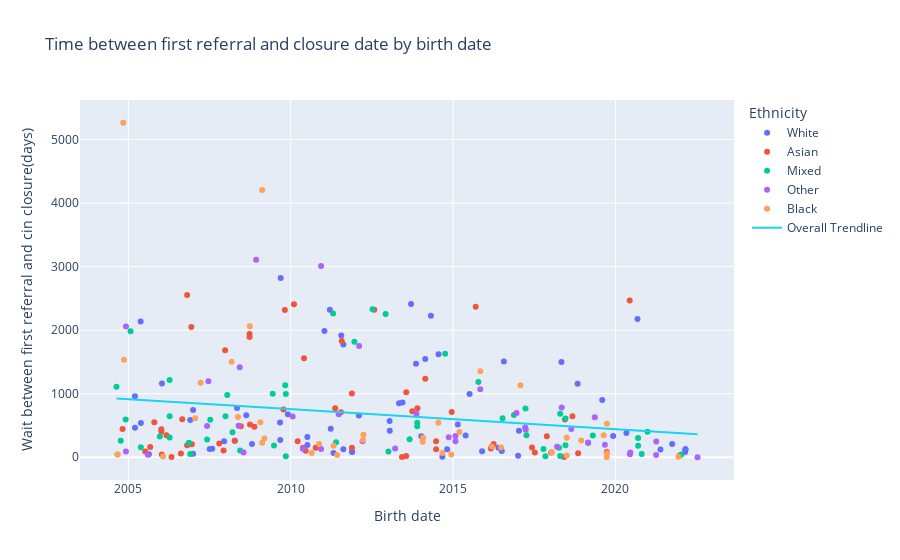
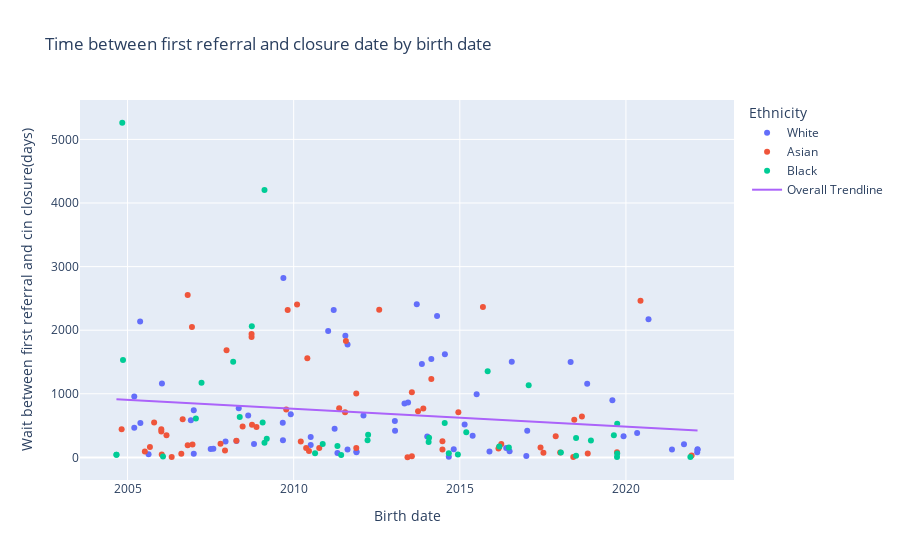

The code cell stored with these charts, in order, in its notebook:
### Code cell
# %matplotlib inline
import pandas as pd
import plotly.express as px

import plotly.graph_objects as go
from plotly.subplots import make_subplots
from ipywidgets import widgets
from ipywidgets import interact, interact_manual, Layout
from IPython.display import display
from IPython.display import display, clear_output

import seaborn as sns
import matplotlib.pyplot as plt
import numpy as np
import scipy.stats as sp
import matplotlib.dates as mdates


from jupyter_dash import JupyterDash
from dash import Dash, html, dcc


# Getting data in from CSVs to dataframes
ChildIdentifiers = pd.read_csv('/workspaces/LA-Analyst-Tinkering/FAKE-CIN-DATA/FakeChildIdentifiers.csv')
CINdetails = pd.read_csv('/workspaces/LA-Analyst-Tinkering/FAKE-CIN-DATA/FakeCINdetails.csv')
ChildCharacteristics = pd.read_csv('/workspaces/LA-Analyst-Tinkering/FAKE-CIN-DATA/FakeChildCharacteristics.csv')
ethnicities_sub = ChildCharacteristics['Ethnicity'].value_counts()

groupings = {'White' : ['WOTH', 'WIRI', 'WROM', 'WIRT', 'WBRI',],
            'Black' : ['BCRB', 'BAFR', 'BOTH', ],
            'Asian' : ['APKN', 'ABAN', 'AIND', 'CHNE', 'AOTH'],
            'Mixed' : ['MWAS', 'MWBA', 'MOTH', 'MWBC',],
            'Other' : ['REFU', 'NOBT', 'OOTH'],}

# It would be possible to do this with the pandas .map() fucntion if the dicitonary was flat, as in 1 key to 1 vlaue, not a dict of lists.
for k, v in groupings.items():
    ChildCharacteristics.loc[ChildCharacteristics['Ethnicity'].isin(groupings[k]), 'macro_groups'] = k

ethnicities_main = ChildCharacteristics['macro_groups'].value_counts()
group_types = {'Main group' : ethnicities_main, 'Subgroup' : ethnicities_sub}

ethnicity_groupings = widgets.Dropdown(
    options=['Main group', 'Subgroup'],
    value='Main group',
    description='Ethnicity main or subgroups',
)

    
def sample_graph(years, line_on, ethnicities):
    ChildIdentifiers = pd.read_csv('/workspaces/LA-Analyst-Tinkering/FAKE-CIN-DATA/FakeChildIdentifiers.csv')
    CINdetails = pd.read_csv('/workspaces/LA-Analyst-Tinkering/FAKE-CIN-DATA/FakeCINdetails.csv')

    merged_df = CINdetails.merge(ChildIdentifiers, left_on='LAchildID', right_on='LAchildID', how='left').merge(ChildCharacteristics, left_on='LAchildID', right_on='LAchildID', how='left')


    #df = merged_df[['LAchildID', 'PersonBirthDate', 'CINreferralDate', 'CINclosureDate', 'macro_groups', 'Ethnicity']]
    # df_dates['PersonBirthDate'] = pd.to_datetime(df['PersonBirthDate'], format='%Y/%m/%d')
    # df_dates['CINreferralDate'] = pd.to_datetime(df['CINreferralDate'], format='%Y/%m/%d')
    # df_dates['CINclosureDate'] = pd.to_datetime(df['CINclosureDate'], format='%Y/%m/%d')
    df_dates = merged_df.loc[:,['PersonBirthDate', 'CINreferralDate', 'CINclosureDate']].apply(
       pd.to_datetime, format='%Y/%m/%d', errors='coerce'
    )
    df_dates['macro_groups'] = merged_df['macro_groups']
    df_dates = df_dates[df_dates['macro_groups'].isin(ethnicities)]
    

    df_dates = df_dates[df_dates['CINclosureDate'].notna()]

    df_dates['CINrefToClose'] = (df_dates['CINclosureDate'] - df_dates['CINreferralDate'])
    df_dates['CINrefToClose'] = df_dates['CINrefToClose'].astype('timedelta64[h]')
    df_dates['CINrefToClose'] = df_dates['CINrefToClose'].astype(float) / 24
    
    df_dates = df_dates[(df_dates['PersonBirthDate'].dt.year >= years[0]) & (df_dates['PersonBirthDate'].dt.year <= years[1])]

    
    if line_on == 'Regression on':
        fig = px.scatter(df_dates, x='PersonBirthDate', y='CINrefToClose', trendline='ols', trendline_scope='overall',
            labels = {'PersonBirthDate' : 'Birth date',
                      'CINrefToClose': 'Wait between first referral and cin closure(days)',
                      'macro_groups': 'Ethnicity'},
            title = ('Time between first referral and closure date by birth date'),
            color = 'macro_groups')
    else:
        fig = px.scatter(df_dates, x='PersonBirthDate', y='CINrefToClose',
            labels = {'PersonBirthDate' : 'Birth date',
                      'CINrefToClose': 'Wait between first referral and cin closure(days)',
                      'macro_groups': 'Ethnicity'},
            title = ('Time between first referral and closure date by birth date'),
            color = 'macro_groups')
    fig.show()
   
    

year_select = widgets.IntRangeSlider(
    value = [2004, 2022],
    min = 2004,
    max = 2022,
    step = 1,
    description = 'Year Range:',
    disabled=False,
    continuous_update=False,
    orientation='horizontal',
    readout = True,
    readout_format = 'd',
    layout={'width': '500px'}
    )

line_select = widgets.RadioButtons(
    options=['Regression on', 'Regression off',],
#     value='pineapple',
    description='Regression line',
    disabled=False
)

ethnic_select = widgets.SelectMultiple(
    options=['White', 'Black', 'Asian', 'Mixed', 'Other'],
    value=['White', 'Black', 'Asian', 'Mixed', 'Other'],
    #rows=10,
    description='Ethnicties to view',
    disabled=False
)

interact(sample_graph, years=year_select, line_on=line_select, ethnicities = ethnic_select)

### Figure 1 — Plotly figure (JSON) as saved in the notebook; plotly's stock layout.template omitted (floating-point values rounded to 4 significant figures; data arrays with more than 128 entries replaced by an {"elided": "..."} marker saying what was removed)
{"data": [{"hovertemplate": "Ethnicity=White<br>Birth date=%{x}<br>Wait between first referral and cin closure(days)=%{y}<extra></extra>", "legendgroup": "White", "marker": {"color": "#636efa", "symbol": "circle"}, "mode": "markers", "name": "White", "orientation": "v", "showlegend": true, "type": "scatter", "x": ["2019-12-06T00:00:00", "2011-04-27T00:00:00", "2013-01-19T00:00:00", "2011-11-22T00:00:00", "2011-11-22T00:00:00", "2007-07-04T00:00:00", "2013-05-03T00:00:00", "2014-02-22T00:00:00", "2009-09-05T00:00:00", "2009-09-03T00:00:00", "2013-06-11T00:00:00", "2005-05-19T00:00:00", "2011-03-17T00:00:00", "2005-05-22T00:00:00", "2013-09-15T00:00:00", "2014-07-21T00:00:00", "2022-02-22T00:00:00", "2017-01-01T00:00:00", "2008-08-19T00:00:00", "2014-09-02T00:00:00", "2006-01-14T00:00:00", "2014-10-26T00:00:00", "2021-05-21T00:00:00", "2008-05-07T00:00:00", "2020-09-05T00:00:00", "2011-03-27T00:00:00", "2022-02-26T00:00:00", "2022-02-26T00:00:00", "2009-11-30T00:00:00", "2014-04-26T00:00:00", "2009-09-10T00:00:00", "2016-05-25T00:00:00", "2011-07-23T00:00:00", "2019-08-05T00:00:00", "2007-08-02T00:00:00", "2015-11-23T00:00:00", "2005-03-16T00:00:00", "2014-01-08T00:00:00", "2008-10-22T00:00:00", "2015-07-05T00:00:00", "2020-05-03T00:00:00", "2018-11-01T00:00:00", "2005-08-20T00:00:00", "2006-12-30T00:00:00", "2006-12-30T00:00:00", "2018-05-03T00:00:00", "2012-02-07T00:00:00", "2005-03-16T00:00:00", "2006-11-28T00:00:00", "2015-05-22T00:00:00", "2017-01-11T00:00:00", "2021-09-30T00:00:00", "2016-07-25T00:00:00", "2011-08-16T00:00:00", "2011-08-16T00:00:00", "2008-04-12T00:00:00", "2013-01-17T00:00:00", "2013-11-10T00:00:00", "2011-01-15T00:00:00", "2016-07-01T00:00:00", "2007-12-14T00:00:00", "2015-02-23T00:00:00", "2010-07-07T00:00:00", "2010-07-07T00:00:00"], "xaxis": "x", "y": [333, 68, 418, 92, 81, 130, 849, 1546, 271, 545, 862, 2135, 2319, 540, 2409, 1621, 81, 23, 660, 9, 1162, 126, 123, 774, 2174, 449, 128, 119, 678, 2225, 2820, 149, 1914, 900, 134, 94, 465, 329, 209, 994, 383, 1157, 48, 743, 57, 1499, 657, 959, 585, 341, 418, 208, 1505, 1774, 125, 258, 572, 1470, 1987, 97, 251, 517, 320, 193], "yaxis": "y"}, {"hovertemplate": "Ethnicity=Asian<br>Birth date=%{x}<br>Wait between first referral and cin closure(days)=%{y}<extra></extra>", "legendgroup": "Asian", "marker": {"color": "#EF553B", "symbol": "circle"}, "mode": "markers", "name": "Asian", "orientation": "v", "showlegend": true, "type": "scatter", "x": ["2017-06-06T00:00:00", "2019-09-25T00:00:00", "2010-03-20T00:00:00", "2018-01-08T00:00:00", "2005-10-20T00:00:00", "2008-11-18T00:00:00", "2016-04-01T00:00:00", "2010-06-18T00:00:00", "2010-02-07T00:00:00", "2013-06-05T00:00:00", "2011-05-16T00:00:00", "2006-10-24T00:00:00", "2006-10-24T00:00:00", "2007-12-08T00:00:00", "2014-12-16T00:00:00", "2004-10-28T00:00:00", "2016-03-09T00:00:00", "2013-11-26T00:00:00", "2018-06-12T00:00:00", "2021-12-23T00:00:00", "2017-11-20T00:00:00", "2010-10-09T00:00:00", "2018-06-01T00:00:00", "2010-05-18T00:00:00", "2014-02-22T00:00:00", "2006-12-16T00:00:00", "2020-06-09T00:00:00", "2011-07-20T00:00:00", "2005-09-04T00:00:00", "2013-09-29T00:00:00", "2018-09-04T00:00:00", "2011-07-29T00:00:00", "2010-05-31T00:00:00", "2011-11-20T00:00:00", "2011-11-20T00:00:00", "2009-10-11T00:00:00", "2006-12-10T00:00:00", "2008-09-25T00:00:00", "2008-09-25T00:00:00", "2006-05-01T00:00:00", "2006-01-12T00:00:00", "2008-06-19T00:00:00", "2016-03-01T00:00:00", "2009-10-27T00:00:00", "2006-08-15T00:00:00", "2018-11-07T00:00:00", "2007-10-20T00:00:00", "2005-07-10T00:00:00", "2017-07-08T00:00:00", "2008-09-30T00:00:00", "2012-07-29T00:00:00", "2014-06-24T00:00:00", "2014-06-24T00:00:00", "2006-08-30T00:00:00", "2006-03-05T00:00:00", "2006-01-07T00:00:00", "2006-01-07T00:00:00", "2015-09-12T00:00:00", "2008-04-11T00:00:00", "2007-12-25T00:00:00", "2013-07-23T00:00:00", "2013-07-23T00:00:00"], "xaxis": "x", "y": [154, 82, 251, 75, 549, 478, 209, 101, 2405, 2, 771, 2554, 189, 108, 711, 444, 165, 769, 593, 28, 332, 148, 4, 148, 1234, 204, 2464, 709, 163, 725, 644, 1829, 1559, 148, 1003, 752, 2050, 1893, 1940, 5, 44, 487, 138, 2317, 59, 62, 215, 92, 73, 515, 2322, 253, 124, 599, 348, 406, 442, 2366, 260, 1683, 1023, 18], "yaxis": "y"}, {"hovertemplate": "Ethnicity=Mixed<br>Birth date=%{x}<br>Wait between first referral and cin closure(days)=%{y}<extra></extra>", "legendgroup": "Mixed", "marker": {"color": "#00cc96", "symbol": "circle"}, "mode": "markers", "name": "Mixed", "orientation": "v", "showlegend": true, "type": "scatter", "x": ["2014-10-03T00:00:00", "2009-06-12T00:00:00", "2009-11-07T00:00:00", "2009-11-07T00:00:00", "2018-04-06T00:00:00", "2008-06-11T00:00:00", "2013-01-04T00:00:00", "2004-10-07T00:00:00", "2016-07-10T00:00:00", "2013-08-30T00:00:00", "2017-03-25T00:00:00", "2018-04-19T00:00:00", "2018-04-19T00:00:00", "2011-12-18T00:00:00", "2019-04-21T00:00:00", "2012-12-03T00:00:00", "2013-11-24T00:00:00", "2013-11-24T00:00:00", "2020-12-26T00:00:00", "2006-11-13T00:00:00", "2004-08-20T00:00:00", "2020-10-22T00:00:00", "2005-05-21T00:00:00", "2015-10-12T00:00:00", "2019-02-28T00:00:00", "2011-05-26T00:00:00", "2022-01-11T00:00:00", "2016-11-15T00:00:00", "2017-10-13T00:00:00", "2009-06-27T00:00:00", "2007-06-05T00:00:00", "2018-06-18T00:00:00", "2018-06-18T00:00:00", "2012-07-09T00:00:00", "2017-04-05T00:00:00", "2005-01-26T00:00:00", "2017-11-04T00:00:00", "2011-04-22T00:00:00", "2005-12-21T00:00:00", "2007-12-29T00:00:00", "2004-12-01T00:00:00", "2009-10-31T00:00:00", "2020-09-12T00:00:00", "2006-04-10T00:00:00", "2006-04-10T00:00:00", "2006-04-10T00:00:00", "2007-07-11T00:00:00", "2006-11-29T00:00:00", "2008-01-18T00:00:00", "2008-03-17T00:00:00", "2020-09-11T00:00:00"], "xaxis": "x", "y": [1627, 997, 995, 15, 150, 107, 90, 259, 613, 285, 767, 684, 19, 1815, 341, 2252, 544, 487, 400, 228, 1110, 51, 159, 1184, 224, 235, 45, 665, 131, 186, 280, 610, 189, 2328, 345, 1982, 16, 2261, 327, 646, 594, 1134, 181, 644, 311, 1214, 588, 52, 981, 395, 301], "yaxis": "y"}, {"hovertemplate": "Ethnicity=Other<br>Birth date=%{x}<br>Wait between first referral and cin closure(days)=%{y}<extra></extra>", "legendgroup": "Other", "marker": {"color": "#ab63fa", "symbol": "circle"}, "mode": "markers", "name": "Other", "orientation": "v", "showlegend": true, "type": "scatter", "x": ["2021-04-02T00:00:00", "2021-04-04T00:00:00", "2017-03-28T00:00:00", "2013-11-15T00:00:00", "2007-06-05T00:00:00", "2018-05-06T00:00:00", "2019-09-04T00:00:00", "2004-12-05T00:00:00", "2004-12-05T00:00:00", "2011-06-25T00:00:00", "2008-05-25T00:00:00", "2008-07-20T00:00:00", "2019-05-13T00:00:00", "2013-03-20T00:00:00", "2016-12-14T00:00:00", "2008-12-08T00:00:00", "2010-05-17T00:00:00", "2019-02-27T00:00:00", "2018-08-22T00:00:00", "2017-03-22T00:00:00", "2012-02-09T00:00:00", "2008-06-06T00:00:00", "2010-01-23T00:00:00", "2020-06-12T00:00:00", "2015-01-28T00:00:00", "2015-01-28T00:00:00", "2018-03-15T00:00:00", "2022-07-12T00:00:00", "2010-12-08T00:00:00", "2010-12-08T00:00:00", "2015-11-02T00:00:00", "2012-03-19T00:00:00", "2007-06-20T00:00:00", "2014-11-13T00:00:00", "2020-06-16T00:00:00", "2005-08-08T00:00:00"], "xaxis": "x", "y": [34, 247, 433, 683, 491, 781, 196, 2057, 89, 677, 494, 76, 628, 138, 695, 3107, 132, 231, 445, 467, 1752, 1416, 641, 46, 252, 335, 167, 0, 3009, 131, 1071, 250, 1194, 314, 73, 41], "yaxis": "y"}, {"hovertemplate": "Ethnicity=Black<br>Birth date=%{x}<br>Wait between first referral and cin closure(days)=%{y}<extra></extra>", "legendgroup": "Black", "marker": {"color": "#FFA15A", "symbol": "circle"}, "mode": "markers", "name": "Black", "orientation": "v", "showlegend": true, "type": "scatter", "x": ["2011-04-27T00:00:00", "2004-11-12T00:00:00", "2007-03-25T00:00:00", "2009-03-11T00:00:00", "2008-03-07T00:00:00", "2010-08-24T00:00:00", "2006-01-26T00:00:00", "2008-05-18T00:00:00", "2014-01-28T00:00:00", "2012-03-23T00:00:00", "2007-01-22T00:00:00", "2019-09-27T00:00:00", "2019-09-27T00:00:00", "2019-08-21T00:00:00", "2018-01-16T00:00:00", "2014-12-11T00:00:00", "2009-01-25T00:00:00", "2015-11-03T00:00:00", "2004-09-01T00:00:00", "2004-09-01T00:00:00", "2018-07-02T00:00:00", "2018-07-02T00:00:00", "2018-12-12T00:00:00", "2015-03-13T00:00:00", "2011-06-07T00:00:00", "2009-02-14T00:00:00", "2009-02-14T00:00:00", "2016-03-10T00:00:00", "2004-11-04T00:00:00", "2014-09-02T00:00:00", "2010-11-16T00:00:00", "2014-07-19T00:00:00", "2012-03-29T00:00:00", "2008-09-28T00:00:00", "2014-01-23T00:00:00", "2019-09-25T00:00:00", "2016-06-23T00:00:00", "2017-01-27T00:00:00", "2021-12-09T00:00:00"], "xaxis": "x", "y": [180, 1532, 1172, 294, 1503, 65, 13, 634, 308, 271, 613, 527, 62, 346, 77, 45, 549, 1354, 43, 42, 305, 27, 265, 397, 37, 4205, 230, 171, 5262, 65, 210, 542, 355, 2061, 243, 4, 155, 1134, 6], "yaxis": "y"}, {"hovertemplate": "<b>OLS trendline</b><br>CINrefToClose = -9.94712e-07 * PersonBirthDate + 2012.07<br>R<sup>2</sup>=0.039565<br><br>Birth date=%{x}<br>Wait between first referral and cin closure(days)=%{y} <b>(trend)</b><extra></extra>", "legendgroup": "Overall Trendline", "line": {"color": "#19d3f3"}, "mode": "lines", "name": "Overall Trendline", "showlegend": true, "type": "scatter", "x": {"elided": "252 str values"}, "xaxis": "x", "y": {"elided": "252 float values"}, "yaxis": "y"}], "layout": {"legend": {"title": {"text": "Ethnicity"}, "tracegroupgap": 0}, "title": {"text": "Time between first referral and closure date by birth date"}, "xaxis": {"anchor": "y", "domain": [0, 1], "title": {"text": "Birth date"}}, "yaxis": {"anchor": "x", "domain": [0, 1], "title": {"text": "Wait between first referral and cin closure(days)"}}}}

### Figure 2 — Plotly figure (JSON) as saved in the notebook; plotly's stock layout.template omitted (floating-point values rounded to 4 significant figures; data arrays with more than 128 entries replaced by an {"elided": "..."} marker saying what was removed)
{"data": [{"hovertemplate": "Ethnicity=White<br>Birth date=%{x}<br>Wait between first referral and cin closure(days)=%{y}<extra></extra>", "legendgroup": "White", "marker": {"color": "#636efa", "symbol": "circle"}, "mode": "markers", "name": "White", "orientation": "v", "showlegend": true, "type": "scatter", "x": ["2019-12-06T00:00:00", "2011-04-27T00:00:00", "2013-01-19T00:00:00", "2011-11-22T00:00:00", "2011-11-22T00:00:00", "2007-07-04T00:00:00", "2013-05-03T00:00:00", "2014-02-22T00:00:00", "2009-09-05T00:00:00", "2009-09-03T00:00:00", "2013-06-11T00:00:00", "2005-05-19T00:00:00", "2011-03-17T00:00:00", "2005-05-22T00:00:00", "2013-09-15T00:00:00", "2014-07-21T00:00:00", "2022-02-22T00:00:00", "2017-01-01T00:00:00", "2008-08-19T00:00:00", "2014-09-02T00:00:00", "2006-01-14T00:00:00", "2014-10-26T00:00:00", "2021-05-21T00:00:00", "2008-05-07T00:00:00", "2020-09-05T00:00:00", "2011-03-27T00:00:00", "2022-02-26T00:00:00", "2022-02-26T00:00:00", "2009-11-30T00:00:00", "2014-04-26T00:00:00", "2009-09-10T00:00:00", "2016-05-25T00:00:00", "2011-07-23T00:00:00", "2019-08-05T00:00:00", "2007-08-02T00:00:00", "2015-11-23T00:00:00", "2005-03-16T00:00:00", "2014-01-08T00:00:00", "2008-10-22T00:00:00", "2015-07-05T00:00:00", "2020-05-03T00:00:00", "2018-11-01T00:00:00", "2005-08-20T00:00:00", "2006-12-30T00:00:00", "2006-12-30T00:00:00", "2018-05-03T00:00:00", "2012-02-07T00:00:00", "2005-03-16T00:00:00", "2006-11-28T00:00:00", "2015-05-22T00:00:00", "2017-01-11T00:00:00", "2021-09-30T00:00:00", "2016-07-25T00:00:00", "2011-08-16T00:00:00", "2011-08-16T00:00:00", "2008-04-12T00:00:00", "2013-01-17T00:00:00", "2013-11-10T00:00:00", "2011-01-15T00:00:00", "2016-07-01T00:00:00", "2007-12-14T00:00:00", "2015-02-23T00:00:00", "2010-07-07T00:00:00", "2010-07-07T00:00:00"], "xaxis": "x", "y": [333, 68, 418, 92, 81, 130, 849, 1546, 271, 545, 862, 2135, 2319, 540, 2409, 1621, 81, 23, 660, 9, 1162, 126, 123, 774, 2174, 449, 128, 119, 678, 2225, 2820, 149, 1914, 900, 134, 94, 465, 329, 209, 994, 383, 1157, 48, 743, 57, 1499, 657, 959, 585, 341, 418, 208, 1505, 1774, 125, 258, 572, 1470, 1987, 97, 251, 517, 320, 193], "yaxis": "y"}, {"hovertemplate": "Ethnicity=Asian<br>Birth date=%{x}<br>Wait between first referral and cin closure(days)=%{y}<extra></extra>", "legendgroup": "Asian", "marker": {"color": "#EF553B", "symbol": "circle"}, "mode": "markers", "name": "Asian", "orientation": "v", "showlegend": true, "type": "scatter", "x": ["2017-06-06T00:00:00", "2019-09-25T00:00:00", "2010-03-20T00:00:00", "2018-01-08T00:00:00", "2005-10-20T00:00:00", "2008-11-18T00:00:00", "2016-04-01T00:00:00", "2010-06-18T00:00:00", "2010-02-07T00:00:00", "2013-06-05T00:00:00", "2011-05-16T00:00:00", "2006-10-24T00:00:00", "2006-10-24T00:00:00", "2007-12-08T00:00:00", "2014-12-16T00:00:00", "2004-10-28T00:00:00", "2016-03-09T00:00:00", "2013-11-26T00:00:00", "2018-06-12T00:00:00", "2021-12-23T00:00:00", "2017-11-20T00:00:00", "2010-10-09T00:00:00", "2018-06-01T00:00:00", "2010-05-18T00:00:00", "2014-02-22T00:00:00", "2006-12-16T00:00:00", "2020-06-09T00:00:00", "2011-07-20T00:00:00", "2005-09-04T00:00:00", "2013-09-29T00:00:00", "2018-09-04T00:00:00", "2011-07-29T00:00:00", "2010-05-31T00:00:00", "2011-11-20T00:00:00", "2011-11-20T00:00:00", "2009-10-11T00:00:00", "2006-12-10T00:00:00", "2008-09-25T00:00:00", "2008-09-25T00:00:00", "2006-05-01T00:00:00", "2006-01-12T00:00:00", "2008-06-19T00:00:00", "2016-03-01T00:00:00", "2009-10-27T00:00:00", "2006-08-15T00:00:00", "2018-11-07T00:00:00", "2007-10-20T00:00:00", "2005-07-10T00:00:00", "2017-07-08T00:00:00", "2008-09-30T00:00:00", "2012-07-29T00:00:00", "2014-06-24T00:00:00", "2014-06-24T00:00:00", "2006-08-30T00:00:00", "2006-03-05T00:00:00", "2006-01-07T00:00:00", "2006-01-07T00:00:00", "2015-09-12T00:00:00", "2008-04-11T00:00:00", "2007-12-25T00:00:00", "2013-07-23T00:00:00", "2013-07-23T00:00:00"], "xaxis": "x", "y": [154, 82, 251, 75, 549, 478, 209, 101, 2405, 2, 771, 2554, 189, 108, 711, 444, 165, 769, 593, 28, 332, 148, 4, 148, 1234, 204, 2464, 709, 163, 725, 644, 1829, 1559, 148, 1003, 752, 2050, 1893, 1940, 5, 44, 487, 138, 2317, 59, 62, 215, 92, 73, 515, 2322, 253, 124, 599, 348, 406, 442, 2366, 260, 1683, 1023, 18], "yaxis": "y"}, {"hovertemplate": "Ethnicity=Black<br>Birth date=%{x}<br>Wait between first referral and cin closure(days)=%{y}<extra></extra>", "legendgroup": "Black", "marker": {"color": "#00cc96", "symbol": "circle"}, "mode": "markers", "name": "Black", "orientation": "v", "showlegend": true, "type": "scatter", "x": ["2011-04-27T00:00:00", "2004-11-12T00:00:00", "2007-03-25T00:00:00", "2009-03-11T00:00:00", "2008-03-07T00:00:00", "2010-08-24T00:00:00", "2006-01-26T00:00:00", "2008-05-18T00:00:00", "2014-01-28T00:00:00", "2012-03-23T00:00:00", "2007-01-22T00:00:00", "2019-09-27T00:00:00", "2019-09-27T00:00:00", "2019-08-21T00:00:00", "2018-01-16T00:00:00", "2014-12-11T00:00:00", "2009-01-25T00:00:00", "2015-11-03T00:00:00", "2004-09-01T00:00:00", "2004-09-01T00:00:00", "2018-07-02T00:00:00", "2018-07-02T00:00:00", "2018-12-12T00:00:00", "2015-03-13T00:00:00", "2011-06-07T00:00:00", "2009-02-14T00:00:00", "2009-02-14T00:00:00", "2016-03-10T00:00:00", "2004-11-04T00:00:00", "2014-09-02T00:00:00", "2010-11-16T00:00:00", "2014-07-19T00:00:00", "2012-03-29T00:00:00", "2008-09-28T00:00:00", "2014-01-23T00:00:00", "2019-09-25T00:00:00", "2016-06-23T00:00:00", "2017-01-27T00:00:00", "2021-12-09T00:00:00"], "xaxis": "x", "y": [180, 1532, 1172, 294, 1503, 65, 13, 634, 308, 271, 613, 527, 62, 346, 77, 45, 549, 1354, 43, 42, 305, 27, 265, 397, 37, 4205, 230, 171, 5262, 65, 210, 542, 355, 2061, 243, 4, 155, 1134, 6], "yaxis": "y"}, {"hovertemplate": "<b>OLS trendline</b><br>CINrefToClose = -8.89455e-07 * PersonBirthDate + 1885.52<br>R<sup>2</sup>=0.025797<br><br>Birth date=%{x}<br>Wait between first referral and cin closure(days)=%{y} <b>(trend)</b><extra></extra>", "legendgroup": "Overall Trendline", "line": {"color": "#ab63fa"}, "mode": "lines", "name": "Overall Trendline", "showlegend": true, "type": "scatter", "x": {"elided": "165 str values"}, "xaxis": "x", "y": {"elided": "165 float values"}, "yaxis": "y"}], "layout": {"legend": {"title": {"text": "Ethnicity"}, "tracegroupgap": 0}, "title": {"text": "Time between first referral and closure date by birth date"}, "xaxis": {"anchor": "y", "domain": [0, 1], "title": {"text": "Birth date"}}, "yaxis": {"anchor": "x", "domain": [0, 1], "title": {"text": "Wait between first referral and cin closure(days)"}}}}
